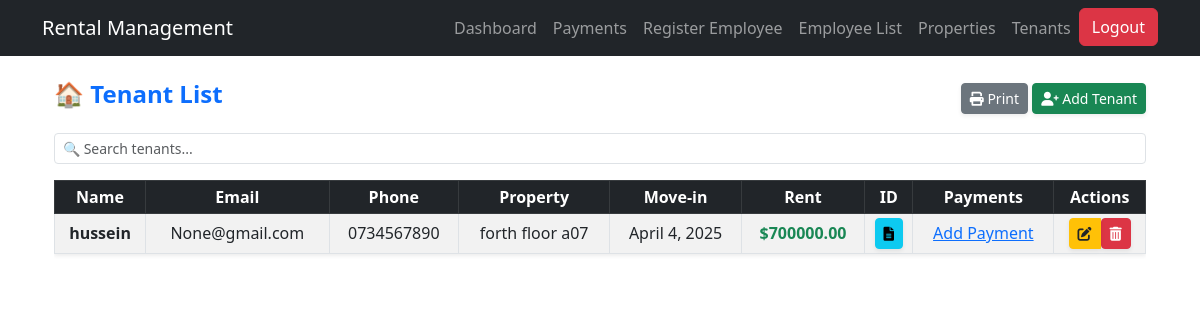
The app's page /tenant_list/ (signed in) with its own data.
### users/models.py (models this page shows, shortened)
class Tenant(models.Model):
    name = models.CharField(max_length=255)
    email = models.EmailField(unique=True)
    phone = models.CharField(max_length=20)
    property_address = models.CharField(max_length=255)
    move_in_date = models.DateField()
    rent_amount = models.DecimalField(max_digits=10, decimal_places=2)
    id_document = models.FileField(upload_to='tenant_documents/', blank=True, null=True)

### users/views.py (the view)
# urls.py: path('tenant_list/', tenant_list, name='tenant_list'),
@login_required
def tenant_list(request):
    tenants = Tenant.objects.all()
    return render(request, 'users/tenant_list.html', {'tenants': tenants})

### users/templates/users/tenant_list.html (shortened to what this page needs)
{% extends "users/base.html" %}
{% block content %}
<div class="container mt-4">
    <div class="d-flex justify-content-between align-items-center mb-3 flex-wrap">
        <h4 class="text-primary fw-bold">🏠 Tenant List</h4>
        <div>
            <button class="btn btn-secondary btn-sm shadow-sm" onclick="printTable()">
                <i class="fas fa-print"></i> Print
            </button>
            <a href="{% url 'add_tenant' %}" class="btn btn-success btn-sm shadow-sm">
                <i class="fas fa-user-plus"></i> Add Tenant
            </a>
        </div>
    </div>
    <input type="text" id="tenantSearch" class="form-control form-control-sm mb-3" placeholder="🔍 Search tenants..." onkeyup="filterTable()">
    <div class="table-responsive" style="max-height: 400px; overflow-y: auto;">
        <table class="table table-sm table-bordered table-striped table-hover text-center align-middle shadow-sm" id="tenantTable">
            <thead class="table-dark">
                <tr>
                    <th>Name</th>
                    <th>Email</th>
                    <th>Phone</th>
                    <th>Property</th>
                    <th>Move-in</th>
                    <th>Rent</th>
                    <th>ID</th>
                    <th>Payments</th>
                    <th>Actions</th>
                </tr>
            </thead>
            <tbody>
                {% for tenant in tenants %}
                <tr>
                    <td class="fw-semibold">{{ tenant.name }}</td>
                    <td>{{ tenant.email }}</td>
                    <td>{{ tenant.phone }}</td>
                    <td>{{ tenant.property_address }}</td>
                    <td>{{ tenant.move_in_date }}</td>
                    <td><span class="fw-bold text-success">${{ tenant.rent_amount }}</span></td>
                    <td>
                        {% if tenant.id_document %}
                            <a href="{{ tenant.id_document.url }}" target="_blank" class="btn btn-info btn-sm shadow-sm">
                                <i class="fas fa-file-alt"></i>
                            </a>
                        {% else %}
                            <span class="text-muted">No ID</span>
                        {% endif %}
                    </td>
                    <td>
                       <a href="{% url 'add_payment_tenant' tenant.id %}">Add Payment</a>
                    </td>
                    <td>
                        <div class="btn-group" role="group">
                            <a href="{% url 'edit_tenant' tenant.id %}" class="btn btn-warning btn-sm text-dark shadow-sm">
                                <i class="fas fa-edit"></i>
                            </a>
                            <form action="{% url 'delete_tenant' tenant.id %}" method="POST" class="d-inline">
                                <button type="submit" class="btn btn-danger btn-sm shadow-sm" onclick="return confirm('Are you sure?');">
                                    <i class="fas fa-trash-alt"></i>
                                </button>
                            </form>
                        </div>
                    </td>
                </tr>
                {% empty %}
                <tr>
                    <td colspan="9" class="text-muted text-center fw-semibold py-3">No tenants found.</td>
                </tr>
                {% endfor %}
            </tbody>
        </table>
    </div>
</div>
<link rel="stylesheet" href="https://cdnjs.cloudflare.com/ajax/libs/font-awesome/6.0.0/css/all.min.css">
{% endblock %}

### records on screen
Tenant: name "hussein", email "None@gmail.com", phone "0734567890", property_address "forth floor a07", move_in_date "April 4, 2025", rent_amount "700000.00"
